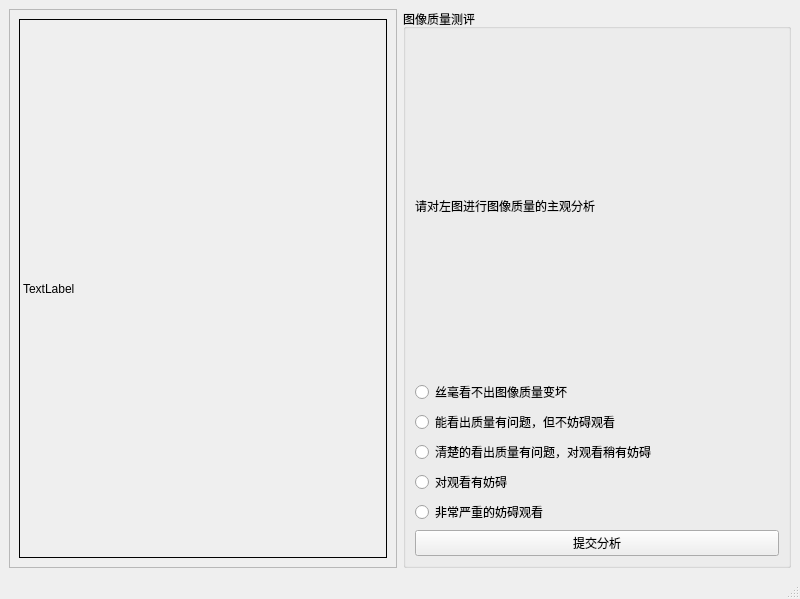
<?xml version="1.0" encoding="UTF-8"?>
<ui version="4.0">
 <class>MainWindow</class>
 <widget class="QMainWindow" name="MainWindow">
  <property name="geometry">
   <rect>
    <x>0</x>
    <y>0</y>
    <width>800</width>
    <height>599</height>
   </rect>
  </property>
  <property name="windowTitle">
   <string>MainWindow</string>
  </property>
  <widget class="QWidget" name="centralwidget">
   <layout class="QGridLayout" name="gridLayout">
    <item row="0" column="0">
     <widget class="QFrame" name="frame">
      <property name="frameShape">
       <enum>QFrame::StyledPanel</enum>
      </property>
      <property name="frameShadow">
       <enum>QFrame::Raised</enum>
      </property>
      <layout class="QGridLayout" name="gridLayout_3">
       <item row="0" column="0">
        <widget class="QLabel" name="lbl_Pic">
         <property name="frameShape">
          <enum>QFrame::Box</enum>
         </property>
         <property name="text">
          <string>TextLabel</string>
         </property>
        </widget>
       </item>
      </layout>
     </widget>
    </item>
    <item row="0" column="1">
     <widget class="QGroupBox" name="groupBox">
      <property name="title">
       <string>图像质量测评</string>
      </property>
      <layout class="QGridLayout" name="gridLayout_2">
       <item row="0" column="0">
        <widget class="QLabel" name="lbl_Analy">
         <property name="focusPolicy">
          <enum>Qt::NoFocus</enum>
         </property>
         <property name="frameShape">
          <enum>QFrame::NoFrame</enum>
         </property>
         <property name="text">
          <string>请对左图进行图像质量的主观分析</string>
         </property>
        </widget>
       </item>
       <item row="1" column="0">
        <widget class="QRadioButton" name="rdb_5">
         <property name="text">
          <string>丝毫看不出图像质量变坏</string>
         </property>
        </widget>
       </item>
       <item row="2" column="0">
        <widget class="QRadioButton" name="rdb_4">
         <property name="text">
          <string>能看出质量有问题，但不妨碍观看</string>
         </property>
        </widget>
       </item>
       <item row="3" column="0">
        <widget class="QRadioButton" name="rdb_3">
         <property name="text">
          <string>清楚的看出质量有问题，对观看稍有妨碍</string>
         </property>
        </widget>
       </item>
       <item row="4" column="0">
        <widget class="QRadioButton" name="rdb_2">
         <property name="text">
          <string>对观看有妨碍</string>
         </property>
        </widget>
       </item>
       <item row="5" column="0">
        <widget class="QRadioButton" name="rdb_1">
         <property name="text">
          <string>非常严重的妨碍观看</string>
         </property>
        </widget>
       </item>
       <item row="6" column="0">
        <widget class="QPushButton" name="btn_Submit">
         <property name="text">
          <string>提交分析</string>
         </property>
        </widget>
       </item>
      </layout>
     </widget>
    </item>
   </layout>
  </widget>
  <widget class="QMenuBar" name="menubar">
   <property name="geometry">
    <rect>
     <x>0</x>
     <y>0</y>
     <width>800</width>
     <height>26</height>
    </rect>
   </property>
  </widget>
  <widget class="QStatusBar" name="statusbar"/>
 </widget>
 <resources/>
 <connections/>
</ui>
